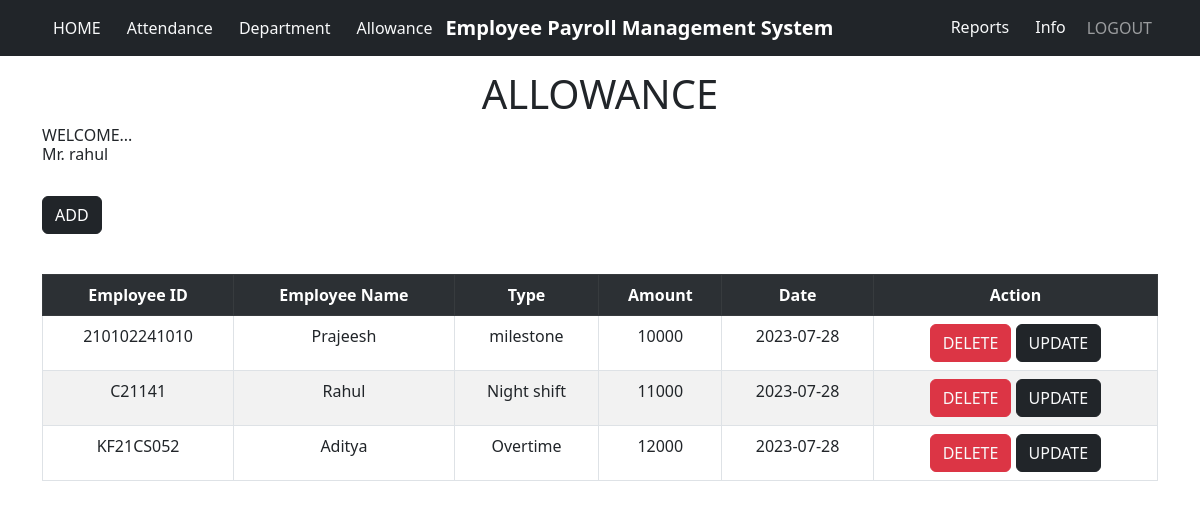
Page /allowance.php (signed in) on the committed database.
### tables this page shows
CREATE TABLE `allowance` (
  `emp_id` varchar(255) NOT NULL,
  `emp_name` text NOT NULL,
  `typ` varchar(255) NOT NULL,
  `emp_amt` int(255) NOT NULL,
  `date` date NOT NULL
);

### allowance.php (the view, shortened to what this page needs)
<!doctype html>
<html lang="en">
    <head>
        <link href="https://cdn.jsdelivr.net/npm/bootstrap@5.3.0/dist/css/bootstrap.min.css" rel="stylesheet">
    </head>
    <body>
        <nav class="navbar navbar-expand-md navbar-dark bg-dark fixed-top">
            <div class="navbar-collapse collapse w-100 order-1 order-md-0 dual-collapse2">
                <ul class="navbar-nav mr-auto">
                   <li class="nav-item">
                        <div class="dropdown" style="padding-left: 40px;">
                            <a class="btn text-light secondary" href="home.php">HOME</a>
                        </div>
                    </li>
                    <li class="nav-item">
                        <div class="dropdown">
                            <a class="btn text-light secondary " href="attendance.php">Attendance</a>
                        </div>
                    </li>
                    <li class="nav-item">
                        <div class="dropdown">
                            <a class="btn text-light secondary " href="department.php">Department</a>
                        </div>
                    </li>
                    <li class="nav-item">
                        <div class="dropdown">
                            <a class="btn text-light secondary " href="allowance.php">Allowance</a>
                        </div>
                    </li>
                </ul>
            </div>
            <div class="mx-auto order-0">
                <a class="navbar-brand mx-auto" href="#"> <b>Employee Payroll Management System</b> </a>
            </div>
            <div class="navbar-collapse collapse w-100 order-3 dual-collapse2 justify-content-end">
                <ul class="navbar-nav ml-auto">
                    <li class="nav-item">
                        <div class="dropdown">
                            <a class="btn text-light secondary " href="report.php">Reports</a>
                        </div>
                    </li>
                    <li class="nav-item">
                        <div class="dropdown">
                            <a class="btn text-light secondary " href="info.php">Info</a>
                        </div>
                    </li>
                    <li class="nav-item" style="padding-right: 40px;">
                        <a class="nav-link" href="logout.php">LOGOUT</a>
                    </li>
                </ul>
            </div>
        </nav>
        <div class="container my-3">
            <H1 class="text-center" style="margin-top: 70px;">ALLOWANCE</H1>
            <h6>WELCOME... <br> Mr. <?php echo $_SESSION['username'] ?> </h6>
            <button type="button" class="btn btn-dark my-4" data-bs-toggle="modal" data-bs-target="#completeModal">
                ADD
            </button>
        </div>
    <div class="container">
        <div class=col-lg-12>
        <table class="table table-hover table-bordered text-center table-striped border-tertiary">
            <tr class="table-dark">
                <th>Employee ID</th>
                <th>Employee Name</th>
                <th>Type</th>
                <th>Amount</th>
                <th>Date</th>
                <th>Action</th>
            </tr>
    <?php
    include 'db_connection.php';
                ?>
                    <?php
        $displayquery = " SELECT * FROM `allowance` ";
        $query2 = mysqli_query($connection,$displayquery);
        while ($res = mysqli_fetch_array($query2)) {
            ?>
            <tr>
                <td> <?php echo $res['emp_id'] ?> </td>
                <td> <?php echo $res['emp_name'] ?> </td>
                <td> <?php echo $res['typ'] ?> </td>
                <td> <?php echo $res['emp_amt'] ?> </td>
                <td> <?php echo $res['date'] ?> </td>
                <td>
                    <button class="btn btn-danger">
                        <a href="inv_delete.php?id=<?php echo $res['emp_id'] ?>" class="text-light" style="text-decoration: none;">DELETE</a>
                    </button>
                    <button class="btn btn-dark">
                        <a href="m_invupdate.php?id=<?php echo $res['emp_id'] ?>" class="text-light" style="text-decoration: none;">UPDATE</a>
                    </button>
                </td>
            </tr>
            <?php
        }
    ?>
            </table>
        </div>
    </div>
</body>
</html>

### rows in the picture
allowance: emp_id "210102241010", emp_name "Prajeesh", typ "milestone", emp_amt "10000", date "2023-07-28"
allowance: emp_id "C21141", emp_name "Rahul", typ "Night shift", emp_amt "11000", date "2023-07-28"
allowance: emp_id "KF21CS052", emp_name "Aditya", typ "Overtime", emp_amt "12000", date "2023-07-28"

### other values in the picture
$_SESSION['username'] "rahul"
